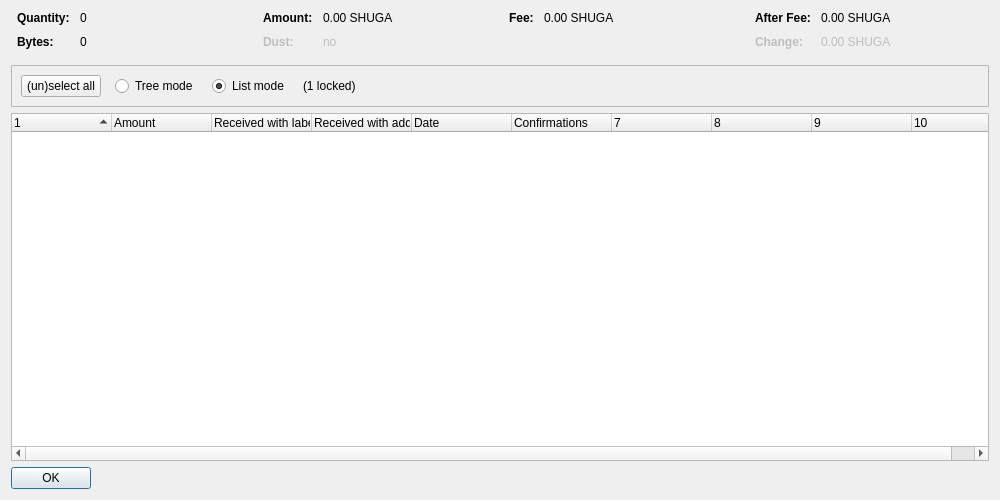
<?xml version="1.0" encoding="UTF-8"?>
<ui version="4.0">
 <class>CoinControlDialog</class>
 <widget class="QDialog" name="CoinControlDialog">
  <property name="geometry">
   <rect>
    <x>0</x>
    <y>0</y>
    <width>1000</width>
    <height>500</height>
   </rect>
  </property>
  <property name="windowTitle">
   <string>Coin Selection</string>
  </property>
  <layout class="QVBoxLayout" name="verticalLayout">
   <item>
    <layout class="QHBoxLayout" name="horizontalLayoutTop" stretch="0,0,0,0">
     <property name="topMargin">
      <number>0</number>
     </property>
     <property name="bottomMargin">
      <number>10</number>
     </property>
     <item>
      <layout class="QFormLayout" name="formLayoutCoinControl1">
       <property name="horizontalSpacing">
        <number>10</number>
       </property>
       <property name="verticalSpacing">
        <number>10</number>
       </property>
       <property name="leftMargin">
        <number>6</number>
       </property>
       <property name="rightMargin">
        <number>6</number>
       </property>
       <item row="0" column="0">
        <widget class="QLabel" name="labelCoinControlQuantityText">
         <property name="font">
          <font>
           <weight>75</weight>
           <bold>true</bold>
          </font>
         </property>
         <property name="text">
          <string>Quantity:</string>
         </property>
        </widget>
       </item>
       <item row="0" column="1">
        <widget class="QLabel" name="labelCoinControlQuantity">
         <property name="cursor">
          <cursorShape>IBeamCursor</cursorShape>
         </property>
         <property name="contextMenuPolicy">
          <enum>Qt::ActionsContextMenu</enum>
         </property>
         <property name="text">
          <string notr="true">0</string>
         </property>
         <property name="textInteractionFlags">
          <set>Qt::LinksAccessibleByMouse|Qt::TextSelectableByKeyboard|Qt::TextSelectableByMouse</set>
         </property>
        </widget>
       </item>
       <item row="1" column="0">
        <widget class="QLabel" name="labelCoinControlBytesText">
         <property name="font">
          <font>
           <weight>75</weight>
           <bold>true</bold>
          </font>
         </property>
         <property name="text">
          <string>Bytes:</string>
         </property>
        </widget>
       </item>
       <item row="1" column="1">
        <widget class="QLabel" name="labelCoinControlBytes">
         <property name="cursor">
          <cursorShape>IBeamCursor</cursorShape>
         </property>
         <property name="contextMenuPolicy">
          <enum>Qt::ActionsContextMenu</enum>
         </property>
         <property name="text">
          <string notr="true">0</string>
         </property>
         <property name="textInteractionFlags">
          <set>Qt::LinksAccessibleByMouse|Qt::TextSelectableByKeyboard|Qt::TextSelectableByMouse</set>
         </property>
        </widget>
       </item>
      </layout>
     </item>
     <item>
      <layout class="QFormLayout" name="formLayoutCoinControl2">
       <property name="horizontalSpacing">
        <number>10</number>
       </property>
       <property name="verticalSpacing">
        <number>10</number>
       </property>
       <property name="leftMargin">
        <number>6</number>
       </property>
       <property name="rightMargin">
        <number>6</number>
       </property>
       <item row="0" column="0">
        <widget class="QLabel" name="labelCoinControlAmountText">
         <property name="font">
          <font>
           <weight>75</weight>
           <bold>true</bold>
          </font>
         </property>
         <property name="text">
          <string>Amount:</string>
         </property>
        </widget>
       </item>
       <item row="0" column="1">
        <widget class="QLabel" name="labelCoinControlAmount">
         <property name="cursor">
          <cursorShape>IBeamCursor</cursorShape>
         </property>
         <property name="contextMenuPolicy">
          <enum>Qt::ActionsContextMenu</enum>
         </property>
         <property name="text">
          <string notr="true">0.00 SHUGA</string>
         </property>
         <property name="textInteractionFlags">
          <set>Qt::LinksAccessibleByMouse|Qt::TextSelectableByKeyboard|Qt::TextSelectableByMouse</set>
         </property>
        </widget>
       </item>
       <item row="1" column="0">
        <widget class="QLabel" name="labelCoinControlLowOutputText">
         <property name="enabled">
          <bool>false</bool>
         </property>
         <property name="font">
          <font>
           <weight>75</weight>
           <bold>true</bold>
          </font>
         </property>
         <property name="text">
          <string>Dust:</string>
         </property>
        </widget>
       </item>
       <item row="1" column="1">
        <widget class="QLabel" name="labelCoinControlLowOutput">
         <property name="enabled">
          <bool>false</bool>
         </property>
         <property name="cursor">
          <cursorShape>IBeamCursor</cursorShape>
         </property>
         <property name="contextMenuPolicy">
          <enum>Qt::ActionsContextMenu</enum>
         </property>
         <property name="text">
          <string notr="true">no</string>
         </property>
         <property name="textInteractionFlags">
          <set>Qt::LinksAccessibleByMouse|Qt::TextSelectableByKeyboard|Qt::TextSelectableByMouse</set>
         </property>
        </widget>
       </item>
      </layout>
     </item>
     <item>
      <layout class="QFormLayout" name="formLayoutCoinControl3">
       <property name="horizontalSpacing">
        <number>10</number>
       </property>
       <property name="verticalSpacing">
        <number>10</number>
       </property>
       <property name="leftMargin">
        <number>6</number>
       </property>
       <property name="rightMargin">
        <number>6</number>
       </property>
       <item row="0" column="0">
        <widget class="QLabel" name="labelCoinControlFeeText">
         <property name="font">
          <font>
           <weight>75</weight>
           <bold>true</bold>
          </font>
         </property>
         <property name="text">
          <string>Fee:</string>
         </property>
        </widget>
       </item>
       <item row="0" column="1">
        <widget class="QLabel" name="labelCoinControlFee">
         <property name="cursor">
          <cursorShape>IBeamCursor</cursorShape>
         </property>
         <property name="contextMenuPolicy">
          <enum>Qt::ActionsContextMenu</enum>
         </property>
         <property name="text">
          <string notr="true">0.00 SHUGA</string>
         </property>
         <property name="textInteractionFlags">
          <set>Qt::LinksAccessibleByMouse|Qt::TextSelectableByKeyboard|Qt::TextSelectableByMouse</set>
         </property>
        </widget>
       </item>
      </layout>
     </item>
     <item>
      <layout class="QFormLayout" name="formLayoutCoinControl4">
       <property name="horizontalSpacing">
        <number>10</number>
       </property>
       <property name="verticalSpacing">
        <number>10</number>
       </property>
       <property name="leftMargin">
        <number>6</number>
       </property>
       <property name="rightMargin">
        <number>6</number>
       </property>
       <item row="0" column="0">
        <widget class="QLabel" name="labelCoinControlAfterFeeText">
         <property name="font">
          <font>
           <weight>75</weight>
           <bold>true</bold>
          </font>
         </property>
         <property name="text">
          <string>After Fee:</string>
         </property>
        </widget>
       </item>
       <item row="0" column="1">
        <widget class="QLabel" name="labelCoinControlAfterFee">
         <property name="cursor">
          <cursorShape>IBeamCursor</cursorShape>
         </property>
         <property name="contextMenuPolicy">
          <enum>Qt::ActionsContextMenu</enum>
         </property>
         <property name="text">
          <string notr="true">0.00 SHUGA</string>
         </property>
         <property name="textInteractionFlags">
          <set>Qt::LinksAccessibleByMouse|Qt::TextSelectableByKeyboard|Qt::TextSelectableByMouse</set>
         </property>
        </widget>
       </item>
       <item row="1" column="0">
        <widget class="QLabel" name="labelCoinControlChangeText">
         <property name="enabled">
          <bool>false</bool>
         </property>
         <property name="font">
          <font>
           <weight>75</weight>
           <bold>true</bold>
          </font>
         </property>
         <property name="text">
          <string>Change:</string>
         </property>
        </widget>
       </item>
       <item row="1" column="1">
        <widget class="QLabel" name="labelCoinControlChange">
         <property name="enabled">
          <bool>false</bool>
         </property>
         <property name="cursor">
          <cursorShape>IBeamCursor</cursorShape>
         </property>
         <property name="contextMenuPolicy">
          <enum>Qt::ActionsContextMenu</enum>
         </property>
         <property name="text">
          <string notr="true">0.00 SHUGA</string>
         </property>
         <property name="textInteractionFlags">
          <set>Qt::LinksAccessibleByMouse|Qt::TextSelectableByKeyboard|Qt::TextSelectableByMouse</set>
         </property>
        </widget>
       </item>
      </layout>
     </item>
    </layout>
   </item>
   <item>
    <widget class="QFrame" name="frame">
     <property name="minimumSize">
      <size>
       <width>0</width>
       <height>40</height>
      </size>
     </property>
     <property name="frameShape">
      <enum>QFrame::StyledPanel</enum>
     </property>
     <property name="frameShadow">
      <enum>QFrame::Sunken</enum>
     </property>
     <layout class="QHBoxLayout" name="horizontalLayout">
      <item>
       <layout class="QHBoxLayout" name="horizontalLayoutPanel" stretch="0,0,0,0,0">
        <property name="spacing">
         <number>14</number>
        </property>
        <item>
         <widget class="QPushButton" name="pushButtonSelectAll">
          <property name="sizePolicy">
           <sizepolicy hsizetype="Maximum" vsizetype="Fixed">
            <horstretch>0</horstretch>
            <verstretch>0</verstretch>
           </sizepolicy>
          </property>
          <property name="text">
           <string>(un)select all</string>
          </property>
          <property name="autoDefault">
           <bool>false</bool>
          </property>
         </widget>
        </item>
        <item>
         <widget class="QRadioButton" name="radioTreeMode">
          <property name="sizePolicy">
           <sizepolicy hsizetype="Maximum" vsizetype="Fixed">
            <horstretch>0</horstretch>
            <verstretch>0</verstretch>
           </sizepolicy>
          </property>
          <property name="text">
           <string>Tree mode</string>
          </property>
         </widget>
        </item>
        <item>
         <widget class="QRadioButton" name="radioListMode">
          <property name="sizePolicy">
           <sizepolicy hsizetype="Maximum" vsizetype="Fixed">
            <horstretch>0</horstretch>
            <verstretch>0</verstretch>
           </sizepolicy>
          </property>
          <property name="text">
           <string>List mode</string>
          </property>
          <property name="checked">
           <bool>true</bool>
          </property>
         </widget>
        </item>
        <item>
         <widget class="QLabel" name="labelLocked">
          <property name="text">
           <string notr="true">(1 locked)</string>
          </property>
         </widget>
        </item>
        <item>
         <spacer name="horizontalSpacer">
          <property name="orientation">
           <enum>Qt::Horizontal</enum>
          </property>
          <property name="sizeHint" stdset="0">
           <size>
            <width>40</width>
            <height>20</height>
           </size>
          </property>
         </spacer>
        </item>
       </layout>
      </item>
     </layout>
    </widget>
   </item>
   <item>
    <widget class="CoinControlTreeWidget" name="treeWidget">
     <property name="contextMenuPolicy">
      <enum>Qt::CustomContextMenu</enum>
     </property>
     <property name="sortingEnabled">
      <bool>false</bool>
     </property>
     <property name="columnCount">
      <number>10</number>
     </property>
     <attribute name="headerShowSortIndicator" stdset="0">
      <bool>true</bool>
     </attribute>
     <attribute name="headerStretchLastSection">
      <bool>false</bool>
     </attribute>
     <column>
      <property name="text">
       <string/>
      </property>
     </column>
     <column>
      <property name="text">
       <string>Amount</string>
      </property>
     </column>
     <column>
      <property name="text">
       <string>Received with label</string>
      </property>
     </column>
     <column>
      <property name="text">
       <string>Received with address</string>
      </property>
     </column>
     <column>
      <property name="text">
       <string>Date</string>
      </property>
     </column>
     <column>
      <property name="text">
       <string>Confirmations</string>
      </property>
      <property name="toolTip">
       <string>Confirmed</string>
      </property>
     </column>
     <column>
      <property name="text">
       <string/>
      </property>
     </column>
     <column>
      <property name="text">
       <string/>
      </property>
     </column>
     <column>
      <property name="text">
       <string/>
      </property>
     </column>
     <column>
      <property name="text">
       <string/>
      </property>
     </column>
    </widget>
   </item>
   <item>
    <widget class="QDialogButtonBox" name="buttonBox">
     <property name="sizePolicy">
      <sizepolicy hsizetype="Maximum" vsizetype="Fixed">
       <horstretch>0</horstretch>
       <verstretch>0</verstretch>
      </sizepolicy>
     </property>
     <property name="orientation">
      <enum>Qt::Horizontal</enum>
     </property>
     <property name="standardButtons">
      <set>QDialogButtonBox::Ok</set>
     </property>
    </widget>
   </item>
  </layout>
 </widget>
 <customwidgets>
  <customwidget>
   <class>CoinControlTreeWidget</class>
   <extends>QTreeWidget</extends>
   <header>qt/coincontroltreewidget.h</header>
  </customwidget>
 </customwidgets>
 <resources/>
 <connections/>
</ui>
